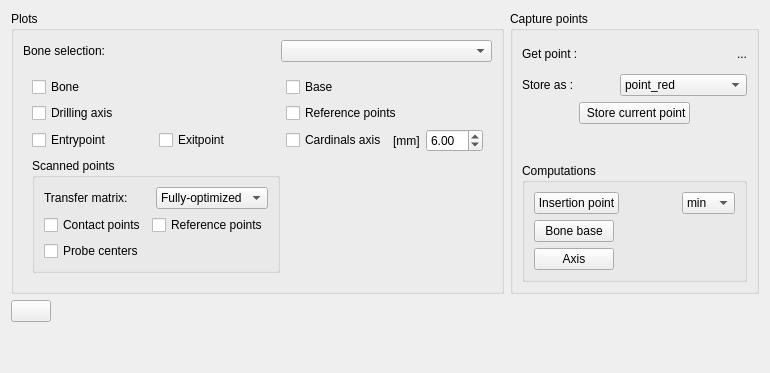
          <widget class="QWidget" name="tab_5">
           <attribute name="title">
            <string>Model setup </string>
           </attribute>
           <layout class="QVBoxLayout" name="verticalLayout_18">
            <item>
             <layout class="QHBoxLayout" name="horizontalLayout_19">
              <item>
               <widget class="QGroupBox" name="groupBox_4">
                <property name="title">
                 <string>Plots</string>
                </property>
                <layout class="QGridLayout" name="gridLayout_16">
                 <item row="1" column="0">
                  <widget class="QWidget" name="widget_3" native="true">
                   <layout class="QGridLayout" name="gridLayout_2">
                    <item row="3" column="1">
                     <widget class="QCheckBox" name="checkBox_show_tripointRef">
                      <property name="text">
                       <string>Reference points</string>
                      </property>
                     </widget>
                    </item>
                    <item row="0" column="0">
                     <layout class="QHBoxLayout" name="horizontalLayout_49">
                      <property name="sizeConstraint">
                       <enum>QLayout::SetDefaultConstraint</enum>
                      </property>
                      <item>
                       <widget class="QCheckBox" name="checkBox_show_bone">
                        <property name="text">
                         <string>Bone</string>
                        </property>
                       </widget>
                      </item>
                     </layout>
                    </item>
                    <item row="0" column="1">
                     <widget class="QCheckBox" name="checkBox_show_boneBase">
                      <property name="text">
                       <string>Base</string>
                      </property>
                     </widget>
                    </item>
                    <item row="3" column="0">
                     <widget class="QCheckBox" name="checkBox_show_drillingAxis">
                      <property name="text">
                       <string>Drilling axis</string>
                      </property>
                     </widget>
                    </item>
                    <item row="5" column="0">
                     <widget class="QGroupBox" name="groupBox_6">
                      <property name="title">
                       <string>Scanned points</string>
                      </property>
                      <layout class="QVBoxLayout" name="verticalLayout_19">
                       <item>
                        <layout class="QHBoxLayout" name="horizontalLayout_26">
                         <item>
                          <widget class="QLabel" name="label_13">
                           <property name="text">
                            <string>Transfer matrix:</string>
                           </property>
                          </widget>
                         </item>
                         <item>
                          <widget class="QComboBox" name="comboBox_transferMatrixType">
                           <item>
                            <property name="text">
                             <string>Fully-optimized</string>
                            </property>
                           </item>
                           <item>
                            <property name="text">
                             <string>Pre-optimized</string>
                            </property>
                           </item>
                          </widget>
                         </item>
                        </layout>
                       </item>
                       <item>
                        <layout class="QHBoxLayout" name="horizontalLayout_25">
                         <item>
                          <widget class="QCheckBox" name="checkBox_show_scannedPoints">
                           <property name="text">
                            <string>Contact points</string>
                           </property>
                          </widget>
                         </item>
                         <item>
                          <widget class="QCheckBox" name="checkBox_show_scannedReferencePoints">
                           <property name="text">
                            <string>Reference points</string>
                           </property>
                          </widget>
                         </item>
                        </layout>
                       </item>
                       <item>
                        <layout class="QHBoxLayout" name="horizontalLayout_27">
                         <item>
                          <widget class="QCheckBox" name="checkBox_show_scannedPoints_Centers">
                           <property name="text">
                            <string>Probe centers</string>
                           </property>
                          </widget>
                         </item>
                        </layout>
                       </item>
                      </layout>
                     </widget>
                    </item>
                    <item row="4" column="1">
                     <layout class="QHBoxLayout" name="horizontalLayout_2">
                      <item>
                       <widget class="QCheckBox" name="checkBox_show_drillingAxisCardinal">
                        <property name="text">
                         <string>Cardinals axis</string>
                        </property>
                       </widget>
                      </item>
                      <item>
                       <widget class="QLabel" name="label_25">
                        <property name="text">
                         <string>[mm]</string>
                        </property>
                       </widget>
                      </item>
                      <item>
                       <widget class="QDoubleSpinBox" name="doubleSpinBox_cardinal_space">
                        <property name="value">
                         <double>6.000000000000000</double>
                        </property>
                       </widget>
                      </item>
                     </layout>
                    </item>
                    <item row="4" column="0">
                     <layout class="QHBoxLayout" name="horizontalLayout_22">
                      <item>
                       <widget class="QCheckBox" name="checkBox_show_entrypoint">
                        <property name="text">
                         <string>Entrypoint</string>
                        </property>
                       </widget>
                      </item>
                      <item>
                       <widget class="QCheckBox" name="checkBox_show_exitpoint">
                        <property name="text">
                         <string>Exitpoint</string>
                        </property>
                       </widget>
                      </item>
                     </layout>
                    </item>
                   </layout>
                  </widget>
                 </item>
                 <item row="0" column="0">
                  <layout class="QHBoxLayout" name="horizontalLayout_4">
                   <item>
                    <widget class="QLabel" name="label_3">
                     <property name="text">
                      <string>Bone selection:</string>
                     </property>
                    </widget>
                   </item>
                   <item>
                    <spacer name="horizontalSpacer_2">
                     <property name="orientation">
                      <enum>Qt::Horizontal</enum>
                     </property>
                     <property name="sizeType">
                      <enum>QSizePolicy::Maximum</enum>
                     </property>
                     <property name="sizeHint" stdset="0">
                      <size>
                       <width>40</width>
                       <height>20</height>
                      </size>
                     </property>
                    </spacer>
                   </item>
                   <item>
                    <widget class="QComboBox" name="comboBox_bones_models">
                     <property name="sizePolicy">
                      <sizepolicy hsizetype="Minimum" vsizetype="Fixed">
                       <horstretch>0</horstretch>
                       <verstretch>0</verstretch>
                      </sizepolicy>
                     </property>
                     <property name="minimumSize">
                      <size>
                       <width>10</width>
                       <height>10</height>
                      </size>
                     </property>
                     <item>
                      <property name="text">
                       <string/>
                      </property>
                     </item>
                    </widget>
                   </item>
                  </layout>
                 </item>
                </layout>
               </widget>
              </item>
              <item>
               <widget class="QGroupBox" name="groupBox_10">
                <property name="title">
                 <string>Capture points</string>
                </property>
                <property name="checkable">
                 <bool>false</bool>
                </property>
                <layout class="QVBoxLayout" name="verticalLayout_21">
                 <item>
                  <layout class="QHBoxLayout" name="horizontalLayout_30">
                   <item>
                    <widget class="QLabel" name="label_20">
                     <property name="text">
                      <string>Get point :</string>
                     </property>
                    </widget>
                   </item>
                   <item>
                    <spacer name="horizontalSpacer_26">
                     <property name="orientation">
                      <enum>Qt::Horizontal</enum>
                     </property>
                     <property name="sizeHint" stdset="0">
                      <size>
                       <width>40</width>
                       <height>20</height>
                      </size>
                     </property>
                    </spacer>
                   </item>
                   <item>
                    <widget class="QLabel" name="label_current_point">
                     <property name="text">
                      <string>...</string>
                     </property>
                    </widget>
                   </item>
                  </layout>
                 </item>
                 <item>
                  <layout class="QHBoxLayout" name="horizontalLayout_31">
                   <item>
                    <widget class="QLabel" name="label_19">
                     <property name="text">
                      <string>Store as :</string>
                     </property>
                    </widget>
                   </item>
                   <item>
                    <spacer name="horizontalSpacer_27">
                     <property name="orientation">
                      <enum>Qt::Horizontal</enum>
                     </property>
                     <property name="sizeHint" stdset="0">
                      <size>
                       <width>40</width>
                       <height>20</height>
                      </size>
                     </property>
                    </spacer>
                   </item>
                   <item>
                    <widget class="QComboBox" name="comboBox_interest_point">
                     <item>
                      <property name="text">
                       <string>point_red</string>
                      </property>
                     </item>
                     <item>
                      <property name="text">
                       <string>point_green</string>
                      </property>
                     </item>
                     <item>
                      <property name="text">
                       <string>point_blue</string>
                      </property>
                     </item>
                     <item>
                      <property name="text">
                       <string>p_dir_bone_base</string>
                      </property>
                     </item>
                     <item>
                      <property name="text">
                       <string>entrypoint_axis</string>
                      </property>
                     </item>
                     <item>
                      <property name="text">
                       <string>exitpoint_axis</string>
                      </property>
                     </item>
                    </widget>
                   </item>
                  </layout>
                 </item>
                 <item>
                  <layout class="QHBoxLayout" name="horizontalLayout_32">
                   <item>
                    <spacer name="horizontalSpacer_28">
                     <property name="orientation">
                      <enum>Qt::Horizontal</enum>
                     </property>
                     <property name="sizeHint" stdset="0">
                      <size>
                       <width>40</width>
                       <height>20</height>
                      </size>
                     </property>
                    </spacer>
                   </item>
                   <item>
                    <widget class="QPushButton" name="pushButton_store_interestPoint">
                     <property name="text">
                      <string> Store current point</string>
                     </property>
                    </widget>
                   </item>
                   <item>
                    <spacer name="horizontalSpacer_29">
                     <property name="orientation">
                      <enum>Qt::Horizontal</enum>
                     </property>
                     <property name="sizeHint" stdset="0">
                      <size>
                       <width>40</width>
                       <height>20</height>
                      </size>
                     </property>
                    </spacer>
                   </item>
                  </layout>
                 </item>
                 <item>
                  <widget class="QLabel" name="label_current_tripointRef">
                   <property name="text">
                    <string/>
                   </property>
                  </widget>
                 </item>
                 <item>
                  <widget class="QGroupBox" name="groupBox_2">
                   <property name="title">
                    <string>Computations</string>
                   </property>
                   <layout class="QVBoxLayout" name="verticalLayout_2">
                    <item>
                     <layout class="QHBoxLayout" name="horizontalLayout_21">
                      <item>
                       <widget class="QPushButton" name="pushButton_compute_insertion_point">
                        <property name="text">
                         <string>Insertion point</string>
                        </property>
                       </widget>
                      </item>
                      <item>
                       <spacer name="horizontalSpacer_3">
                        <property name="orientation">
                         <enum>Qt::Horizontal</enum>
                        </property>
                        <property name="sizeType">
                         <enum>QSizePolicy::MinimumExpanding</enum>
                        </property>
                        <property name="sizeHint" stdset="0">
                         <size>
                          <width>40</width>
                          <height>20</height>
                         </size>
                        </property>
                       </spacer>
                      </item>
                      <item>
                       <widget class="QComboBox" name="comboBox_dist_from_red_point">
                        <item>
                         <property name="text">
                          <string>min</string>
                         </property>
                        </item>
                        <item>
                         <property name="text">
                          <string>max</string>
                         </property>
                        </item>
                       </widget>
                      </item>
                     </layout>
                    </item>
                    <item>
                     <layout class="QHBoxLayout" name="horizontalLayout_33">
                      <item>
                       <widget class="QPushButton" name="pushButton_compute_boneBase">
                        <property name="text">
                         <string>Bone base</string>
                        </property>
                       </widget>
                      </item>
                      <item>
                       <spacer name="horizontalSpacer_30">
                        <property name="orientation">
                         <enum>Qt::Horizontal</enum>
                        </property>
                        <property name="sizeType">
                         <enum>QSizePolicy::MinimumExpanding</enum>
                        </property>
                        <property name="sizeHint" stdset="0">
                         <size>
                          <width>40</width>
                          <height>20</height>
                         </size>
                        </property>
                       </spacer>
                      </item>
                     </layout>
                    </item>
                    <item>
                     <layout class="QHBoxLayout" name="horizontalLayout">
                      <item>
                       <widget class="QPushButton" name="pushButton_compute_axis">
                        <property name="text">
                         <string>Axis</string>
                        </property>
                       </widget>
                      </item>
                      <item>
                       <spacer name="horizontalSpacer_32">
                        <property name="orientation">
                         <enum>Qt::Horizontal</enum>
                        </property>
                        <property name="sizeType">
                         <enum>QSizePolicy::MinimumExpanding</enum>
                        </property>
                        <property name="sizeHint" stdset="0">
                         <size>
                          <width>40</width>
                          <height>20</height>
                         </size>
                        </property>
                       </spacer>
                      </item>
                     </layout>
                    </item>
                   </layout>
                  </widget>
                 </item>
                </layout>
               </widget>
              </item>
             </layout>
            </item>
            <item>
             <layout class="QHBoxLayout" name="horizontalLayout_24">
              <item>
               <widget class="QPushButton" name="pushButton_refresh_model">
                <property name="text">
                 <string/>
                </property>
                <property name="icon">
                 <iconset>
                  <normaloff>../../../../../../../../../../.designer/backup/icon/refresh.png</normaloff>../../../../../../../../../../.designer/backup/icon/refresh.png</iconset>
                </property>
               </widget>
              </item>
              <item>
               <spacer name="horizontalSpacer_21">
                <property name="orientation">
                 <enum>Qt::Horizontal</enum>
                </property>
                <property name="sizeHint" stdset="0">
                 <size>
                  <width>40</width>
                  <height>20</height>
                 </size>
                </property>
               </spacer>
              </item>
             </layout>
            </item>
            <item>
             <spacer name="verticalSpacer_2">
              <property name="orientation">
               <enum>Qt::Vertical</enum>
              </property>
              <property name="sizeHint" stdset="0">
               <size>
                <width>20</width>
                <height>40</height>
               </size>
              </property>
             </spacer>
            </item>
           </layout>
          </widget>
